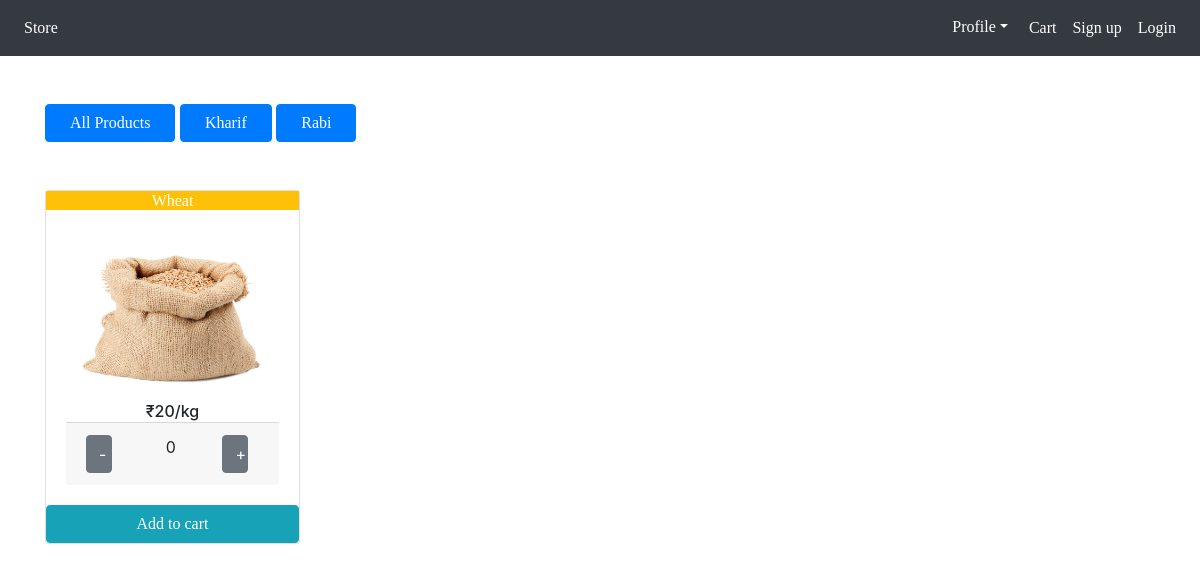
/?category=1, run on the app's committed database.
### store/models/category.py (models this page shows, shortened)
class Category(models.Model):
    name=models.CharField(max_length=20)
    @staticmethod
    def get_all_products():
        return Category.objects.all()

### store/models/product.py (models this page shows, shortened)
class Product(models.Model):
    name=models.CharField(max_length=50)
    price=models.IntegerField(default=0)
    description=models.CharField(max_length=200)
    image=models.ImageField(upload_to='products/')
    category=models.ForeignKey(Category,on_delete=models.CASCADE,default=1)
    @staticmethod
    def get_all_products_by_id(ids):
        return Product.objects.filter(id__in =ids)

### store/views.py (the view, shortened to what this page needs)
# urls.py: path('',index,name='homepage'),
def index(request):
    if request.method=="GET":
        cart=request.session.get('cart')
        if not cart:
            request.session.cart={}
        products=None
        categories=Category.get_all_products()
        catid=request.GET.get('category')
        if catid:
            products=Product.get_all_products_by_id(catid)
        else:
            products=Product.get_all_products()
        data={}
        data['products']=products
        data['categories']=categories
        return render(request,'index.html',data)

### store/templatetags/cart.py (called while the page is built)
@register.filter(name='cart_count')
def cart_qty(product,cart):
    keys=cart.keys()
    for id in keys:
        if int(id)==product.id:
            return cart.get(id)
    return 0

### store/templates/index.html (shortened to what this page needs)
<!DOCTYPE html>
<html>
<head>
	  <link rel="stylesheet" href="https://maxcdn.bootstrapcdn.com/bootstrap/4.1.3/css/bootstrap.min.css">
	  <link rel="stylesheet" href="https://cdnjs.cloudflare.com/ajax/libs/font-awesome/4.7.0/css/font-awesome.min.css">
</head>
<body>
<nav class="navbar navbar-expand-lg navbar-dark bg-dark">
  <div class="collapse navbar-collapse" id="navbarSupportedContent">
    <ul class="navbar-nav mr-auto">
      <li class="nav-item">
        <a class="nav-link" href="/" style="font-family:'Times New Roman';color:white;">Store</a>
      </li>
	</ul>
	<ul class="nav navbar-nav navbar-right">
      <li class="dropdown" style="font-family:'Times New Roman';color:white;"><a class="btn dropdown-toggle" data-toggle="dropdown">Profile</a>
      {% if request.session.customer_id != None%}
      <li class="nav-item">
        <a class="nav-link" href="/cart" style="font-family:'Times New Roman';color:white;">Cart  <span class="badge badge-info">{{request.session.cart.keys|length}}</span></a>
      </li>
      <li class="nav-item">
        <a class="nav-link" href="/orders" style="font-family:'Times New Roman';color:white;">Orders</a>
      </li>
      <li class="nav-item">
        <a class="nav-link" href="/logout" style="font-family:'Times New Roman';color:white;">Logout</a>
      </li>
      {% else %}
      <li class="nav-item">
        <a class="nav-link" href="/cart" style="font-family:'Times New Roman';color:white;">Cart</a>
      </li>
      <li class="nav-item">
        <a class="nav-link" href="/signup" style="font-family:'Times New Roman';color:white;">Sign up</a>
      </li>
      <li class="nav-item">
        <a class="nav-link" href="/login" style="font-family:'Times New Roman';color:white;">Login</a>
    </li>
    {% endif %}
  </div>
</nav>
<br>
<br>
{% load cart %}
<div class="container">
    <div class="row">
          <div class="col-md-4">
            <button type="button" class="btn btn-primary px-4" style="font-family:Times New Roman"><a href="/" style="font-family:'Times New Roman';color:white;text-decoration:none">All Products</a></button>
            {%for category in categories %}
            <button type="button" class="btn btn-primary px-4" style="font-family:Times New Roman"><a href="/?category={{category.id}}" style="font-family:'Times New Roman';color:white;text-decoration:none">{{category.name}}</a></button>
            {% endfor %}
        </div>
      </div>
<br>
<br>
<div class="row">
{%for product in products %}
			<div class="col-lg-3 col-md-3 col-sm-12">
					<div class="card mx-auto">
						<h6 class="card-title bg-warning text-white" style="font-family:Times New Roman"><center>{{product.name}}</center></h6>
						<div class="card-body">
							<img src="{{product.image.url}}" class="img-fluid mb-2" width="800px" height="572px">
							<center><h6 class="card-text">₹{{product.price}}/kg</h6></center>
              <div class="card-footer row no-gutters">
                <form action="/" method="POST">
                <input type="submit" value="-" class="col-2 btn btn-block btn-secondary">
                </form>
                  <div class="text-center col">
                    {{product|cart_count:request.session.cart}}
                  </div>
                <form action="/" method="POST">
                <input type="submit" value="+" class="col-2 btn btn-block btn-secondary">
                </form>
              </div>
						</div>
              <form action="/" method="POST">
              <button class="btn btn-info text-white" type="submit" name="Add to cart" style="width:100%;font-family:'Times New Roman'">Add to cart</button>
            </form>
					</div>
					<br>
					<br>
			</div>
            {% endfor %}
        </div>
</body>
</html>

### data on the page
Category: name "Kharif"
Category: name "Rabi"
Product: name "Wheat", image (picture), price "20", session "0"
